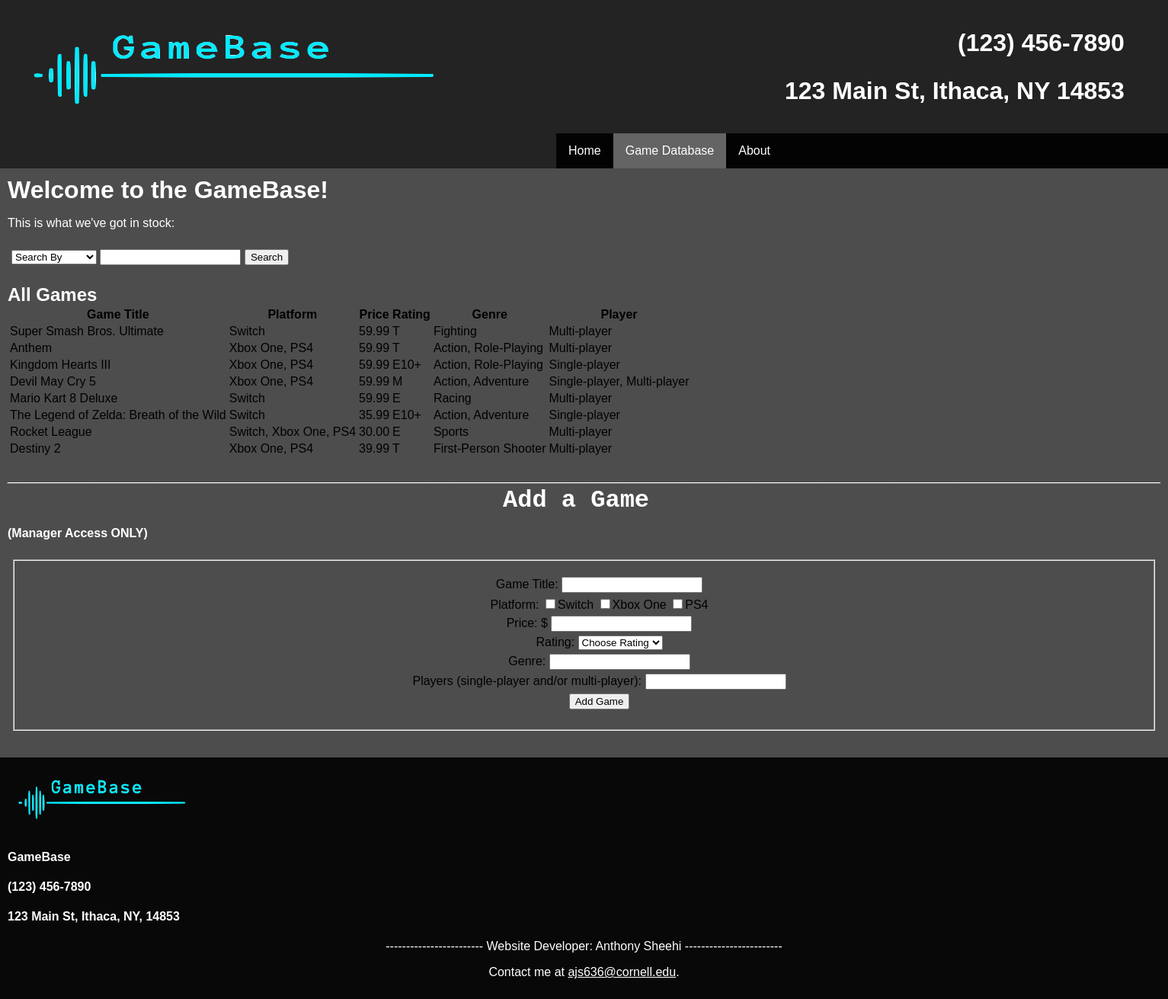
Screenshot of /gameBase2.php with the database file from the repository.
### tables this page shows
CREATE TABLE "games" (
	`id`	INTEGER NOT NULL PRIMARY KEY AUTOINCREMENT UNIQUE,
	`game_title`	TEXT NOT NULL UNIQUE,
	`platform`	TEXT NOT NULL,
	`price`	TEXT NOT NULL,
	`rating`	TEXT NOT NULL,
	`genre`	TEXT NOT NULL,
	`player`	TEXT NOT NULL
);

### includes/init.php (called while the page is built, shortened)
<?php
function exec_sql_query($db, $sql, $params = array())
{
  $query = $db->prepare($sql);
  if ($query and $query->execute($params)) {
    return $query;
  }
  return null;
}
?>

### gameBase2.php (the view, shortened to what this page needs)
<?php
include("includes/init.php");
$db = open_sqlite_db("secure/data.sqlite");
$messages = array();
function print_record($record) {
  ?>
  <tr>
    <td><?php echo htmlspecialchars($record["game_title"]);?></td>
    <td><?php echo htmlspecialchars($record["platform"]);?></td>
    <td><?php echo htmlspecialchars($record["price"]);?></td>
    <td><?php echo htmlspecialchars($record["rating"]);?></td>
    <td><?php echo htmlspecialchars($record["genre"]);?></td>
    <td><?php echo htmlspecialchars($record["player"]);?></td>
  </tr>
  <?php
}
if ( isset($_GET['search']) && isset($_GET['category']) ) {
  $do_search = TRUE;
  $category = filter_input(INPUT_GET, 'category', FILTER_SANITIZE_STRING);
  if (in_array($category, array_keys(SEARCH_FIELDS))) {
    $search_field = $category;
  } else {
    array_push($messages, "Invalid category for search.");
    $do_search = FALSE;
  }
  $search = filter_input(INPUT_GET, 'search', FILTER_SANITIZE_STRING);
  $search = trim($search);
} else {
  $do_search = FALSE;
  $search = NULL;
}
?>
<!DOCTYPE html>
<html>
<?php include('includes/head.php'); ?>
<body>
  <?php include("includes/header.php"); ?>
  <div id="content-wrap">
    <h1>Welcome to the GameBase!</h1>
    <p>This is what we've got in stock:</p>
    <form id="searchForm" action="gameBase2.php" method="get">
      <select name="category">
        <option value="" selected disabled>Search By</option>
      </select>
      <input type="text" name="search"/>
      <button type="submit">Search</button>
    </form>
    <?php
    if ($do_search) {
      ?>
      <h2>Search Results</h2>
      <?php
      $sql = "SELECT * FROM games WHERE $search_field LIKE '%' || :search || '%'";
      $params = array(
        ':search' => $search
      );
    } else {
      ?>
      <h2>All Games</h2>
      <?php
      $sql = "SELECT * FROM games";
      $params = array();
    }
    $result = exec_sql_query($db, $sql, $params);
    if ($result) {
      $records = $result->fetchAll();
      if ( count($records) > 0 ) {
        ?>
        <table>
          <tr>
            <th>Game Title</th>
            <th>Platform</th>
            <th>Price</th>
            <th>Rating</th>
            <th>Genre</th>
            <th>Player</th>
          </tr>
          <?php
          foreach($records as $record) {
            print_record($record);
          }
          ?>
        </table>
        <?php
      } else {
        echo "<p>No matching games found.</p>";
      }
    }
    ?>
    <div id="addPage">
    <h1>_____________________________________________________________________________________</h1>
    <h2 style="text-align: center; float: center;">Add a Game</h2>
    <p><strong>(Manager Access ONLY)</strong></p>
  <form id="addGame" action="gameBase2.php" method="post" style="text-align: center; float: center;">
    <fieldset>
    <ul>
      <li>
        <label>Game Title:</label>
        <input type="text" name="game_title"/>
      </li>
      <li>
        <label>Platform:</label>
        <input type="checkbox" name="switch" value="Switch" />Switch
        <input type="checkbox" name="xbone" value="Xbox One"/>Xbox One
        <input type="checkbox" name="ps" value="PS4"/>PS4
      </li>
      <li>
        <label>Price: $</label>
        <input type="text" name="price"/>
      </li>
      <li>
        <label>Rating:</label>
        <select name="rating">
          <option value="" selected disabled>Choose Rating</option>
        </select>
      </li>
      <li>
        <label>Genre:</label>
        <input type="text" name="genre"/>
      </li>
      <li>
        <label>Players (single-player and/or multi-player):</label>
        <input type="text" name="player"/>
      </li>
      <li>
        <button name="submit_insert" type="submit">Add Game</button>
      </li>
    </ul>
    </fieldset>
  </form>
  </div>
  </div>
  <?php include("includes/footer.php"); ?>
</body>
</html>

### includes/head.php (shortened to what this page needs)
<head>
  <link rel="stylesheet" type="text/css" href="styles/all.css" media="all" />
</head>

### includes/header.php
<header>
    <?php
        function makeNav ($pageArr){
          $current_file = basename($_SERVER['PHP_SELF']);
          foreach ($pageArr as $page){
            if ($page[0] == $current_file){
              echo("<li class = active><a href=\"" . $page[0] . "\">" . $page[1] . "</a></li>");
            }
            else
              echo("<li><a href=\"" . $page[0] . "\">" . $page[1] . "</a></li>");
          }
        }
    ?>
    <div id = "title">
        <div id ="logo">
            <img src ="images/logo.PNG" alt="logo" width="600" height="160">
        </div>
        <div id = "info">
            <h2>(123) 456-7890</h2>
            <h2>123 Main St, Ithaca, NY 14853</h2>
        </div>
    </div>
    <nav id = "menu">
        <ul>
        <?php
            $pages = [array("index.php", "Home"), array("gameBase2.php", "Game Database"), array("about.php", "About")];
            makeNav($pages);
        ?>
        </ul>
    </nav>
</header>

### includes/footer.php
<footer>
  <div id="footerInfo">
    <img src ="images/logo.PNG" alt="logo" width="250" height="90">
    <h4>GameBase</h4>
    <h4>(123) 456-7890</h4>
    <h4>123 Main St, Ithaca, NY, 14853</h4>
  </div>
  <p>------------------------ Website Developer: Anthony Sheehi ------------------------</p>
  <p>Contact me at <a href="mailto:ajs636@cornell.edu">ajs636@cornell.edu</a>.</p>
</footer>

### styles/all.css (style rules this page uses)
html { font-family: sans-serif; }
h1, a { color: white; }
h2 { color: rgb(255, 255, 255); }
p { color: white; text-align: justify; }
header { background-color: #111111b4; padding: 1px 0 0px 0; }
header #title { padding: 10px; padding-left: 10px; padding-right: 10px; }
header #title h2 { font-size: 200%; font-family: 'Franklin Gothic Medium', 'Arial Narrow', Arial, sans-serif; padding-left: 300px; text-align: right; padding-right: 20px; }
header h2, h2 { display: block; }
header #logo { float: left; padding-right: 120px; }
#logo, #info { display: inline-table; }
article h1,h2 { display: block; }
h1,h2 { display: inline; }
#menu { display: inline; background-color: #252525b4; }
#menu ul { margin: 0; padding: 0; list-style: none; }
#menu li { margin: 0; padding: 5px; display: inline; }
footer { padding: 10px 10px; background-color: #000000e5; }
footer h4 { color: white; text-align: left; }
footer img, h4 { display: inherit; }
body { margin: 0 auto; background-color:#030303b4; }
#menu ul { list-style: none; padding: 0; margin: 0; overflow: hidden; background-color: rgb(3, 3, 3); }
#menu li { margin: 0; padding: 0; float: left; }
li a { display: block; color: white; text-align: center; padding: 14px 16px; text-decoration: none; }
.active { background-color: rgb(100, 100, 100); }
footer p { text-align: center; }
form { border-style: ridge; border: black; }
#searchForm, #addGame { margin: 25px 5px 25px 5px; }
#addGame li { margin: 5px; list-style: none; }
#addPage h2 { text-align: center; padding-left: 650px; font-size: 200%; font-family: 'Courier New', Courier, monospace; padding-top: 100px; }
#content-wrap { padding: 10px; }

### rows the page displays
games: game_title "Super Smash Bros. Ultimate", platform "Switch", price "59.99", rating "T", genre "Fighting", player "Multi-player"
games: game_title "Anthem", platform "Xbox One, PS4", price "59.99", rating "T", genre "Action, Role-Playing", player "Multi-player"
games: game_title "Kingdom Hearts III", platform "Xbox One, PS4", price "59.99", rating "E10+", genre "Action, Role-Playing", player "Single-player"
games: game_title "Devil May Cry 5", platform "Xbox One, PS4", price "59.99", rating "M", genre "Action, Adventure", player "Single-player, Multi-player"
games: game_title "Mario Kart 8 Deluxe", platform "Switch", price "59.99", rating "E", genre "Racing", player "Multi-player"
games: game_title "The Legend of Zelda: Breath of the Wild", platform "Switch", price "35.99", rating "E10+", genre "Action, Adventure", player "Single-player"
games: game_title "Rocket League", platform "Switch, Xbox One, PS4", price "30.00", rating "E", genre "Sports", player "Multi-player"
games: game_title "Destiny 2", platform "Xbox One, PS4", price "39.99", rating "T", genre "First-Person Shooter", player "Multi-player"

### other values shown
$page[1] "Home"
$page[1] "Game Database"
$page[1] "About"
